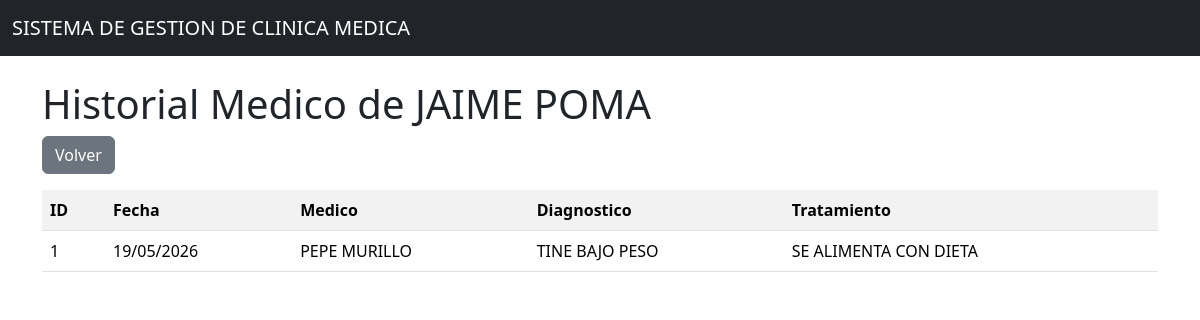
Before: /pacientes/historial/4 with the older database file.
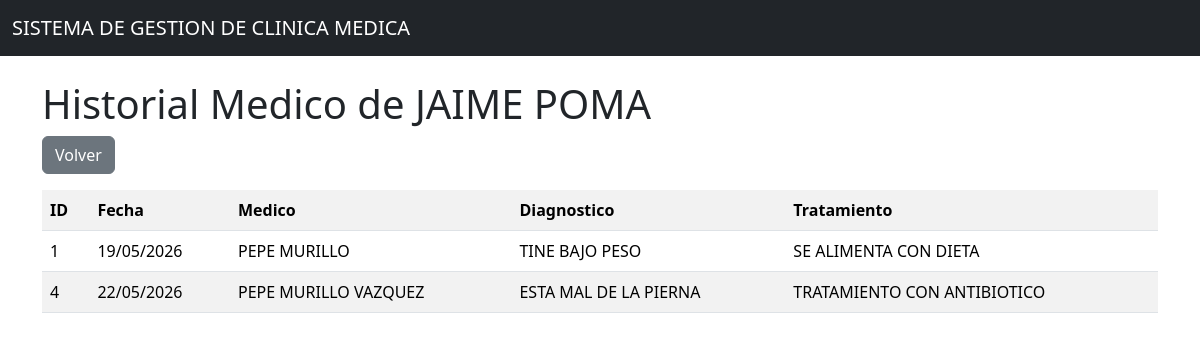
After: the same page with the newer database file.
### models/consulta_model.py (models this page shows, shortened)
class Consulta(db.Model):
    __tablename__ = "consultas"
    id = db.Column(db.Integer, primary_key=True)
    fecha = db.Column(db.DateTime, nullable=False)
    diagnostico = db.Column(db.String(500), nullable=False)
    tratamiento = db.Column(db.String(500), nullable=False)
    medico_id = db.Column(db.Integer, db.ForeignKey('medicos.id'), nullable=False)
    paciente_id = db.Column(db.Integer, db.ForeignKey('pacientes.id'), nullable=False)
    medico = db.relationship('Medico', back_populates='consultas')
    paciente = db.relationship('Paciente', back_populates='consultas')

### models/medico_model.py (models this page shows, shortened)
class Medico(db.Model):
    __tablename__ = "medicos"
    id = db.Column(db.Integer, primary_key=True)
    nombre = db.Column(db.String(100), nullable=False)
    especialidad = db.Column(db.String(100), nullable=False)
    telefono = db.Column(db.String(20), nullable=False)
    correo = db.Column(db.String(100), nullable=False)
    consultas = db.relationship('Consulta', back_populates='medico', cascade='all, delete-orphan')
    citas = db.relationship('Cita', back_populates='medico', cascade='all, delete-orphan')
    def delete(self):
        db.session.delete(self)
        db.session.commit()

### controllers/paciente_controller.py (the view)
@paciente_bp.route("/historial/<int:id>")
def historial(id):
    paciente = Paciente.get_by_id(id)
    consultas = paciente.get_historial_medico()
    return paciente_view.historial(paciente, consultas)

### models/paciente_model.py (called while the page is built)
    @staticmethod
    def get_by_id(id):
        return Paciente.query.get(id)

    def get_historial_medico(self):
        return self.consultas

### run.py (called while the page is built)
@app.context_processor
def inject_active_path():
    def is_active(path):
        return 'active' if request.path == path else ''
    return dict(is_active=is_active, session=session)

### views/paciente_view.py (called while the page is built)
def historial(paciente, consultas):
    return render_template('pacientes/historial.html', paciente=paciente, consultas=consultas)

### templates/pacientes/historial.html (shortened to what this page needs)
{% extends 'base.html' %}
{% block content %}
<h1>Historial Medico de {{ paciente.nombre }}</h1>
<a href="{{ url_for('paciente.index') }}" class="btn btn-secondary mb-3">Volver</a>
<table class="table table-striped">
  <tr>
    <th>ID</th>
    <th>Fecha</th>
    <th>Medico</th>
    <th>Diagnostico</th>
    <th>Tratamiento</th>
  </tr>
  {% for consulta in consultas %}
  <tr>
    <td>{{consulta.id}}</td>
    <td>{{consulta.fecha.strftime('%d/%m/%Y')}}</td>
    <td>{{consulta.medico.nombre}}</td>
    <td>{{consulta.diagnostico}}</td>
    <td>{{consulta.tratamiento}}</td>
  </tr>
  {% endfor %}
</table>
{% endblock %}

Changed rows visible on the page:
added Consulta: id "4", fecha "22/05/2026", medico.nombre "PEPE MURILLO VAZQUEZ", diagnostico "ESTA MAL DE LA PIERNA", tratamiento "TRATAMIENTO CON ANTIBIOTICO"
